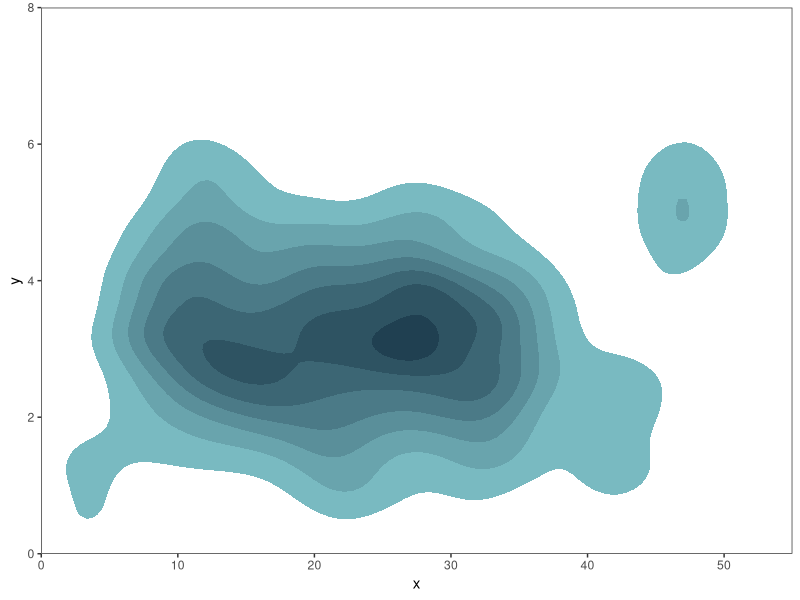

This figure's R source: (Note: this script raises an error after producing the figure.)
# Packages
library(tidyverse)
library(RColorBrewer)


#204051 darkest


#cae8d5 lightest 1
#84a9ac 2
#3b6978 3
#204051 darkest 4

# color scheme
#1 #f1f3f4
#2 #79bac1
#3 #2a7886
#4 #512b58


# Create data


# create coordinate vectors for background 
x_all <- c()
y_all <- c()

# fill the background with data points
for (i in 1:10){
  mean <- rnorm(mean = 3, 1, sd = 0.1)
  x <- rnorm(mean = (5+3*i), 115, sd = 1)
  y <- rnorm(mean = mean, 115, sd = 1)
  
  x_all <- c(x_all, x)
  y_all <- c(y_all, y)
}

# create extra patches to add flair
x1 <- rnorm(mean = 12, 80, sd = 1)
y1 <- rnorm(mean = 5, 80, sd = 1)

x2 <- rnorm(mean = 19, 40, sd = 1)
y2 <- rnorm(mean = 4, 40, sd = 1)

x3 <- rnorm(mean = 32, 50, sd = 1)
y3 <- rnorm(mean = 2, 50, sd = 1)

x4 <- rnorm(mean = 22, 50, sd = 1)
y4 <- rnorm(mean = 2, 50, sd = 1)

x5 <- rnorm(mean = 27, 80, sd = 1)
y5 <- rnorm(mean = 4, 80, sd = 1)

x6 <- rnorm(mean = 3, 45, sd = 1)
y6 <- rnorm(mean = 1, 45, sd = 1)

x7 <- rnorm(mean = 42, 80, sd = 1)
y7 <- rnorm(mean = 2, 80, sd = 1)

x8 <- rnorm(mean = 47, 80, sd = 1)
y8 <- rnorm(mean = 5, 80, sd = 1)

values <- tibble(x = c(x_all, x1, x2, x3, x4, x5, x6, x7, x8),
                 y = c(y_all, y1, y2, y3, y4, y5, y6, y7, y8))

low <- "#79bac1"
high <- "#204051"

# Show the density plot only
ggplot(values, aes(x = x, y = y)) +
  stat_density_2d(aes(fill = after_stat(level)), geom = "polygon", bins = 8) +
  scale_fill_gradient(low = low, high = high) +
  scale_x_continuous(limit = c(0, 55), expand = c(0, 0)) +
  scale_y_continuous(limit = c(0, 8), expand = c(0, 0)) +
  theme_bw() +
  theme(legend.position = "none",
        panel.background = element_rect("white"),
        panel.grid.major = element_blank(),
        panel.grid.minor = element_blank()
        )
        
# Show the grid and axis only
ggplot(values, aes(x = x + 50, y = y + 50)) +
  stat_density_2d(aes(fill = after_stat(level)), geom = "polygon", bins = 8) +
  scale_fill_gradient(low = low, high = high) +
  scale_x_continuous(
    limit = c(0, 12),
    expand = c(0, 0),
    breaks = seq(0, 12, length.out = 7)
  ) +
  scale_y_continuous(
    limit = c(0, 8),
    expand = c(0, 0),
    breaks = seq(0, 8, length.out = 5)
  ) +
  theme_bw() +
  theme(
    legend.position = "none",
    panel.background = element_rect(color = "#f1f3f4", fill = "#f1f3f4"),
    plot.background = element_rect(color = "#f1f3f4", fill = "#f1f3f4"),
    panel.grid.major = element_line(size = 0.2, color = "#204051"),
    panel.grid.minor = element_line(size = 0.05, color = "black"),
    axis.title.x = element_blank(),
    axis.title.y = element_blank(),
    axis.ticks.x.bottom = element_line(size = 0.2, color = "#204051"),
    axis.ticks.y.left = element_line(size = 0.2, color = "#204051"),
    axis.text.x =  element_text(face = "plain", size = 8, color = "#204051"),
    axis.text.y = element_text(face = "plain", size =8, color = "#204051"),
    panel.border = element_rect(size = 0.6, color = "#204051"),
    panel.ontop = TRUE
  )


# Using raster
ggplot(data, aes(x=x, y=y) ) +
  stat_density_2d(aes(fill = ..density..), geom = "raster", contour = FALSE) +
  scale_x_continuous(expand = c(0, 0)) +
  scale_y_continuous(expand = c(0, 0)) +
  theme(
    legend.position='none'
  )

#annotate(
#"text",
#label = "Alec Sharp",
#x = 25,
#y = 3,
#size = 8,
#colour = "#f1f3f4",
#family = "serif",
#fontface = "bold"
#) +